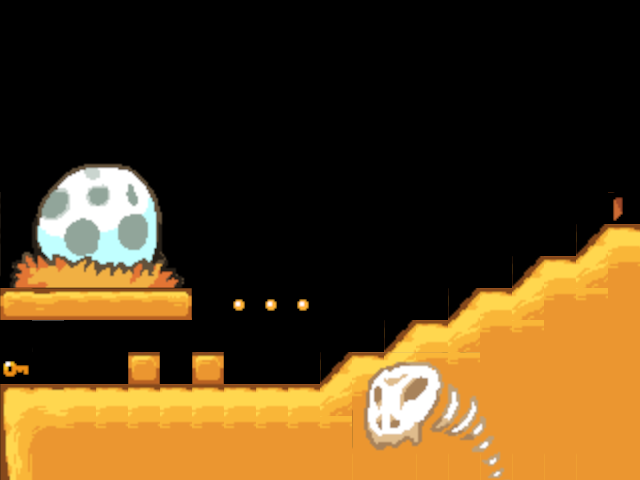

This game map was drawn from its Tiled (.tmx) file and the tilesets committed beside it. A one-line description and the full map source follow:
An orthogonal 20x15 tile map with 32x32 px tiles, 3 tile layers (sita, naka, ue).

<map version="1.2" tiledversion="1.3.1" orientation="orthogonal" renderorder="right-down" compressionlevel="0" width="20" height="15" tilewidth="32" tileheight="32" infinite="0" nextlayerid="4" nextobjectid="1">
 <editorsettings>
  <export target="map2.csv" format="csv" />
 </editorsettings>
 <tileset firstgid="1" source="mapchip2.tsx" />
 <layer id="1" name="sita" width="20" height="15">
  <data encoding="csv">
0,0,0,0,0,0,0,0,0,0,0,0,0,0,0,0,0,0,0,0,
0,0,0,0,0,0,0,0,0,0,0,0,0,0,0,0,0,0,0,0,
0,0,0,0,0,0,0,0,0,0,0,0,0,0,0,0,0,0,0,0,
0,0,0,0,0,0,0,0,0,0,0,0,0,0,0,0,0,0,0,0,
0,0,0,0,0,0,0,0,0,0,0,0,0,0,0,0,0,0,0,0,
1,166,167,168,169,1,1,1,1,1,1,1,1,1,1,1,1,1,1,1,
223,224,225,226,227,228,1,1,1,1,1,1,1,1,1,1,1,1,1,1,
281,282,283,284,285,286,1,1,1,1,1,1,1,1,1,1,1,1,1,1,
339,340,341,342,343,344,1,1,1,1,1,1,1,1,1,1,1,1,1,1,
1,1,1,1,1,1,1,1,1,1,1,1,1,1,1,1,1,1,1,1,
1,1,1,1,1,1,1,1,1,1,1,1,1,1,1,1,1,1,1,1,
1,1,1,1,1,1,1,1,1,1,1,1,1,1,1,1,1,1,1,1,
1,1,1,1,1,1,1,1,1,1,1,1,1,1,1,1,1,1,1,1,
1,1,1,1,1,1,1,1,1,1,1,1,1,1,1,1,1,1,1,1,
1,1,1,1,1,1,1,1,1,1,1,1,1,1,1,1,1,1,1,1
</data>
 </layer>
 <layer id="2" name="naka" width="20" height="15">
  <data encoding="csv">
0,0,0,0,0,0,0,0,0,0,0,0,0,0,0,0,0,0,0,0,
0,0,0,0,0,0,0,0,0,0,0,0,0,0,0,0,0,0,0,0,
0,0,0,0,0,0,0,0,0,0,0,0,0,0,0,0,0,0,0,0,
0,0,0,0,0,0,0,0,0,0,0,0,0,0,0,0,0,0,0,0,
0,0,0,0,0,0,0,0,0,0,0,0,0,0,0,0,0,0,0,0,
1,1,1,1,1,1,1,1,1,1,1,1,1,1,1,1,1,1,1,1,
1,1,1,1,1,1,1,1,1,1,1,1,1,1,1,1,1,1,1,2001,
1,1,1,1,1,1,1,1,1,1,1,1,1,1,1,1,1,1,991,1047,
1,1,1,1,1,1,1,1,1,1,1,1,1,1,1,1,991,1047,1049,1105,
987,988,989,989,989,990,1,1991,1991,1991,1,1,1,1,991,1047,1049,1105,1105,1163,
1,1,1,1,1,1,1,1,1,1,1,1,991,1047,1049,1105,1105,1163,1163,1163,
2007,1,1,1,929,1,929,1,1,1,991,1047,1049,1105,1105,1163,1163,1163,1163,1163,
1045,1046,1047,1047,1047,1047,1047,1047,1047,1047,1049,1105,1105,1163,1163,1163,1163,1163,1163,1163,
1103,1104,1105,1105,1105,1105,1105,1105,1105,1105,1105,1162,1163,1163,1163,1163,1163,1163,1163,1163,
1161,1162,1163,1163,1163,1163,1163,1163,1163,1163,1163,1162,1163,1162,1162,1162,1162,1162,1162,1163
</data>
 </layer>
 <layer id="3" name="ue" width="20" height="15">
  <data encoding="csv">
0,0,0,0,0,0,0,0,0,0,0,0,0,0,0,0,0,0,0,0,
0,0,0,0,0,0,0,0,0,0,0,0,0,0,0,0,0,0,0,0,
0,0,0,0,0,0,0,0,0,0,0,0,0,0,0,0,0,0,0,0,
0,0,0,0,0,0,0,0,0,0,0,0,0,0,0,0,0,0,0,0,
0,0,0,0,0,0,0,0,0,0,0,0,0,0,0,0,0,0,0,0,
1,1,1,1,1,1,1,1,1,1,1,1,1,1,1,1,1,1,1,1,
1,1,1,1,1,1,1,1,1,1,1,1,1,1,1,1,1,1,1,1,
1,1,1,1,1,1,1,1,1,1,1,1,1,1,1,1,1,1,1,1,
1,1,1,1,1,1,1,1,1,1,1,1,1,1,1,1,1,1,1,1,
1,1,1,1,1,1,1,1,1,1,1,1,1,1,1,1,1,1,1,1,
1,727,1,1,1,1,1,1,1,1,1,1,1,1,1,1,1,1,1,1,
1,1,1,1,1,1,1,1,1,1,1,804,805,806,807,1,1,1,1,1,
1,1,1,1,1,1,1,1,1,1,1,862,863,864,865,1,1,1,1,1,
1,1,1,1,1,1,1,1,1,1,1,920,921,922,923,924,1,1,1,1,
1,1,1,1,1,1,1,1,1,1,1,978,979,980,981,982,1,1,1,1
</data>
 </layer>
</map>